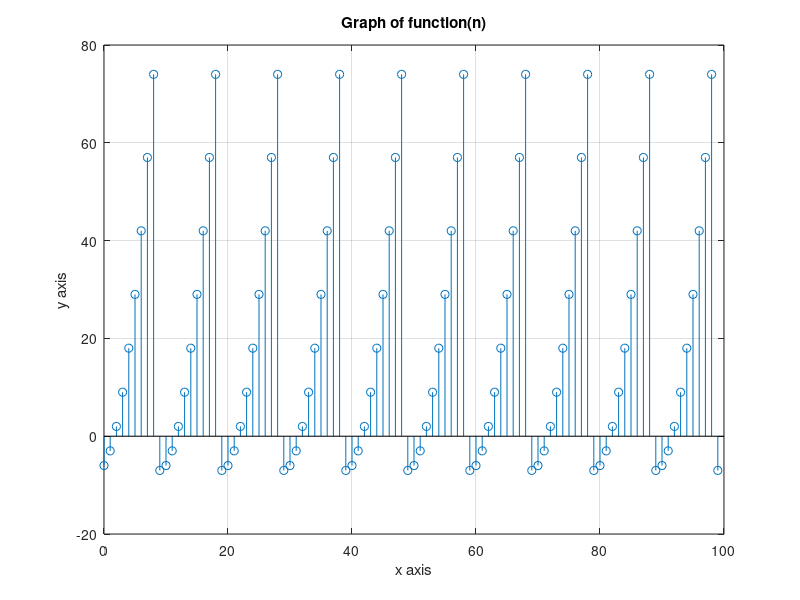

Recreate this plot in MATLAB.
% University of Santo Tomas
% Faculty of Engineering
% Electronics Engineering Department
% First Term, AY 2019-2020

% Machine Problem
% ECE2112: Advanced Computer Programming and Algorithms

% Marvin Dale Wong & Aaron Vincent Zabala
% 2ECE-A

%{

Write a program that will implement the function

f(n) = {(n^2)?7, n<9
       {f(n?10), n>=10

where n is an integer and n >= 0. Using your program, graph f(n) from n = 0 
to n = 99 using stem(). Provided with figures, describe and comment on the
graph f(n).

%}

x = linspace(0,99);
y = linspace(0,99);

% use counter to implement the function.
for counter = 1:1:100
    n = counter;
    while n >=10
        n = n-10;
    end
    if n == 9
        y(counter) = NaN;
    end
    y(counter) = n^2-7;
end

stem(x,y), grid on

title('Graph of function(n)')
xlabel('x axis')
ylabel('y axis')